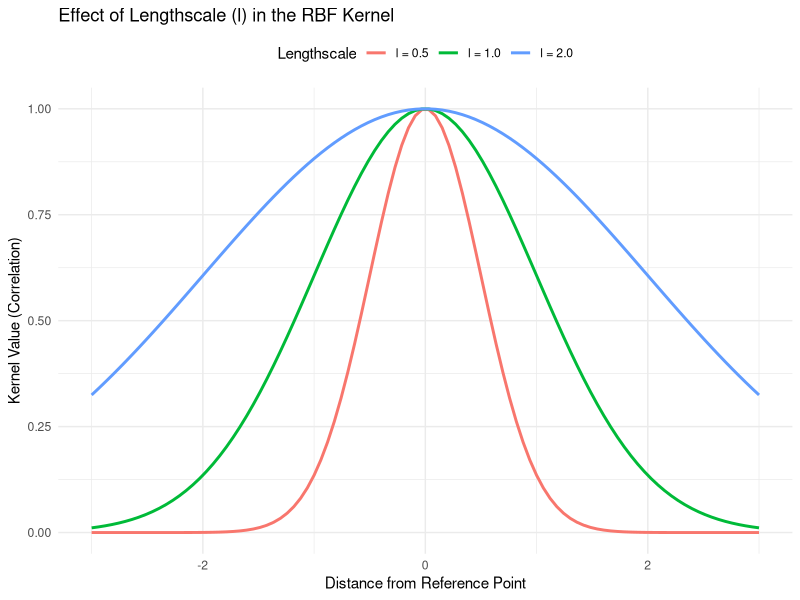
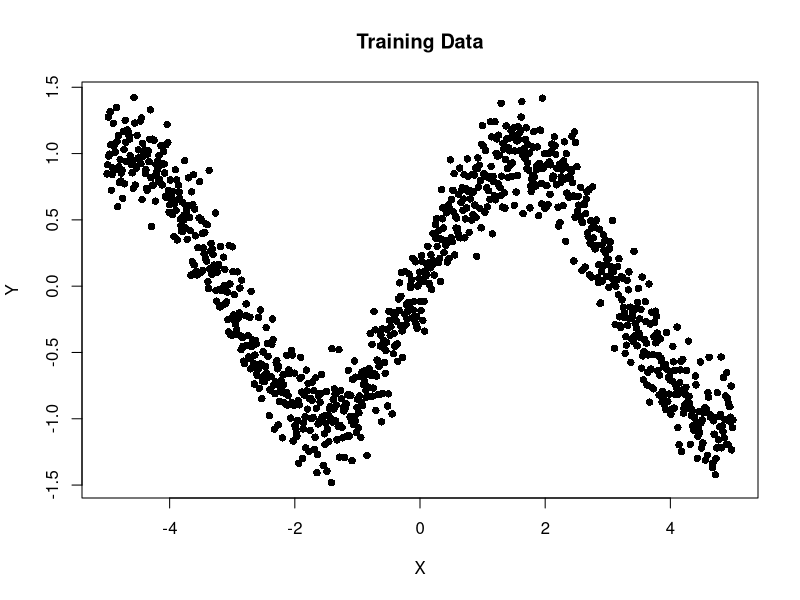

Write the R code that produced these figures, in order. (Note: this script raises an error after producing the figures.)
# Load libraries
library(ggplot2)
library(dplyr)

# Define RBF kernel function
rbf_kernel <- function(x1, x2, lengthscale) {
  exp(- (outer(x1, x2, "-")^2) / (2 * lengthscale^2))
}

# Generate input values
X <- seq(-3, 3, length.out = 100)

# Compute kernel values for different lengthscales
K_small <- rbf_kernel(X, 0, lengthscale = 0.5)
K_medium <- rbf_kernel(X, 0, lengthscale = 1.0)
K_large <- rbf_kernel(X, 0, lengthscale = 2.0)

# Create a dataframe for plotting
df <- data.frame(
  X = rep(X, 3),
  K_value = c(K_small, K_medium, K_large),
  Lengthscale = rep(c("l = 0.5", "l = 1.0", "l = 2.0"), each = length(X))
)

# Plot the RBF kernel for different lengthscales
ggplot(df, aes(x = X, y = K_value, color = Lengthscale)) +
  geom_line(size = 1) +
  labs(title = "Effect of Lengthscale (l) in the RBF Kernel",
       x = "Distance from Reference Point",
       y = "Kernel Value (Correlation)") +
  theme_minimal() +
  theme(legend.position = "top")


set.seed(123)

# Generate training data
X_train <- seq(-5, 5, length.out = 1000)
Y_train <- sin(X_train) + rnorm(length(X_train), sd = 0.2)  # Noisy sine function

# Plot training data
plot(X_train, Y_train, pch = 16, col = "black", main = "Training Data",
     xlab = "X", ylab = "Y")

library(kernlab)
# Fit GP with RBF kernel
gp_rbf <- gausspr(X_train, Y_train, kernel = "rbfdot")

# Fit GP with Matérn kernel (approximation: inverse multiquadric kernel)
gp_matern <- gausspr(X_train, Y_train, kernel = "laplacedot")

# Fit GP with Linear kernel
gp_linear <- gausspr(X_train, Y_train, kernel = "vanilladot")

# Fit GP with Polynomial kernel (degree 3)
gp_poly <- gausspr(X_train, Y_train, kernel = "polydot", kpar = list(degree = 3))


# Make predictions at test points
Y_pred_rbf <- predict(gp_rbf, X_test)
Y_pred_matern <- predict(gp_matern, X_test)
Y_pred_linear <- predict(gp_linear, X_test)
Y_pred_poly <- predict(gp_poly, X_test)

compute_goodness_of_fit <- function(X, Y, kernel_function) {
  n <- length(Y)
  
  # Compute covariance matrix K using the chosen kernel
  K <- kernel_function(X, X) + diag(1e-6, n)  # Add jitter for numerical stability
  
  # Compute inverse of K
  K_inv <- solve(K)
  
  # Compute quadratic form Y^T K^{-1} Y
  fit_quality <- as.numeric(t(Y) %*% K_inv %*% Y)
  
  # Compute determinant log|K|
  K_det <- determinant(K, logarithm = TRUE)$modulus
  
  # Compute Log Marginal Likelihood (LML)
  lml <- -0.5 * fit_quality - 0.5 * K_det - (n / 2) * log(2 * pi)
  
  return(list(fit_quality=fit_quality, lml=lml))
}

# Define RBF Kernel
rbf_kernel <- function(x1, x2, lengthscale = 1, variance = 1) {
  variance * exp(- (outer(x1, x2, "-")^2) / (2 * lengthscale^2))
}

# Define Matérn Kernel
matern_kernel <- function(x1, x2, lengthscale = 1, variance = 1) {
  variance * (1 + abs(outer(x1, x2, "-")) / lengthscale) * 
    exp(-abs(outer(x1, x2, "-")) / lengthscale)
}

# Define Linear Kernel
linear_kernel <- function(x1, x2) {
  outer(x1, x2, "*")  # Dot product (linear)
}

# Define Polynomial Kernel
poly_kernel <- function(x1, x2, degree = 3, c = 1) {
  (outer(x1, x2, "*") + c)^degree
}
# Generate example data
set.seed(123)
X_train <- seq(-5, 5, length.out = 10)
Y_train <- sin(X_train) + rnorm(length(X_train), sd = 0.2)

# Generate test data (true function without noise)
X_test <- seq(-6, 6, length.out = 100)
Y_test_true <- sin(X_test)+ rnorm(length(X_train), sd = 0.2)  # True function values

# Compute for each kernel
results_rbf <- compute_goodness_of_fit(X_train, Y_train, rbf_kernel)
results_matern <- compute_goodness_of_fit(X_train, Y_train, matern_kernel)
results_linear <- compute_goodness_of_fit(X_train, Y_train, linear_kernel)
results_poly <- compute_goodness_of_fit(X_train, Y_train, poly_kernel)

# Store in a DataFrame
goodness_of_fit_results <- data.frame(
  Kernel = c("RBF", "Matérn", "Linear", "Polynomial"),
  Fit_Quality = c(results_rbf$fit_quality, results_matern$fit_quality, 
                  results_linear$fit_quality, results_poly$fit_quality),
  Log_Marginal_Likelihood = c(results_rbf$lml, results_matern$lml, 
                              results_linear$lml, results_poly$lml)
)

# Print results
print(goodness_of_fit_results)

# Convert to data frame for ggplot
plot_data <- data.frame(
  X_test = rep(X_test, 4),
  Y_pred = c(Y_pred_rbf, Y_pred_matern, Y_pred_linear, Y_pred_poly),
  Kernel = rep(c("RBF", "Matérn", "Linear", "Polynomial"), each=length(X_test))
)

# True test function values (for reference)
test_data <- data.frame(X_test = X_test, Y_test = Y_test_true)

# Convert to data frame for ggplot
plot_data <- data.frame(
  X_test = rep(X_test, 4),
  Y_pred = c(Y_pred_rbf, Y_pred_matern, Y_pred_linear, Y_pred_poly),
  Kernel = rep(c("RBF", "Matérn", "Linear", "Polynomial"), each=length(X_test))
)

train_data <- data.frame(X_train = X_train, Y_train = Y_train)
# Plot results using ggplot
ggplot(plot_data, aes(x=X_test, y=Y_pred, color=Kernel)) +
  geom_line(size=1) +  # Plot GP predictions
  geom_point(data=test_data, aes(x=X_test, y=Y_test), color="black", size=1.5) +  # True test function values
  labs(title="GP Fit with Different Kernels", x="X", y="Y") +
  theme_minimal() +
  theme(legend.position="top")
